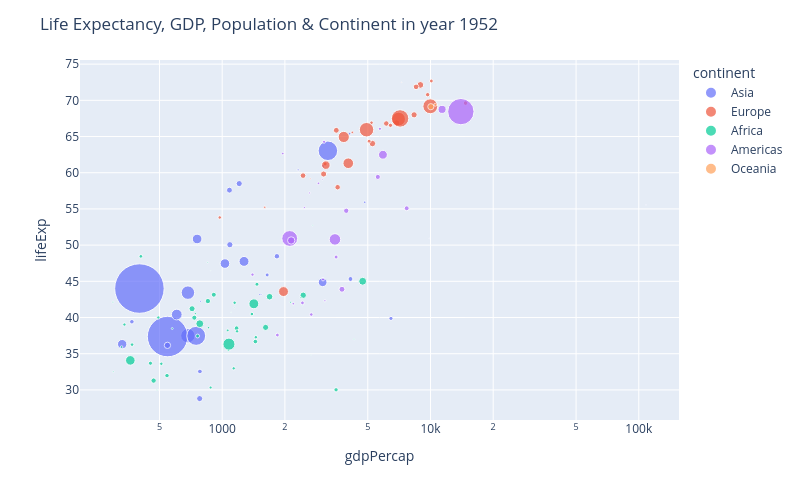

Notebook code cell kept with this figure:
### Markdown cell above
- Are these results reliable? Why?

> Your response:

- Propose ideas that might solve this problem or an alternative method.

> Your response:

### Code cell
import plotly.express as px

fig = px.scatter(year1952, x="gdpPercap", y="lifeExp", color="continent", hover_name="country", size="pop", size_max=35)
fig.update_layout(width=800, height=500, title='Life Expectancy, GDP, Population & Continent in year 1952')
fig.update_xaxes(type="log")
fig.show()

### Figure 1 — Plotly figure (JSON) as saved in the notebook; plotly's stock layout.template omitted (floating-point values rounded to 4 significant figures)
{"data": [{"hovertemplate": "<b>%{hovertext}</b><br><br>continent=Asia<br>gdpPercap=%{x}<br>lifeExp=%{y}<br>pop=%{marker.size}<extra></extra>", "hovertext": ["Afghanistan", "Bahrain", "Bangladesh", "Cambodia", "China", "Hong Kong, China", "India", "Indonesia", "Iran", "Iraq", "Israel", "Japan", "Jordan", "Korea, Dem. Rep.", "Korea, Rep.", "Kuwait", "Lebanon", "Malaysia", "Mongolia", "Myanmar", "Nepal", "Oman", "Pakistan", "Philippines", "Saudi Arabia", "Singapore", "Sri Lanka", "Syria", "Taiwan", "Thailand", "Vietnam", "West Bank and Gaza", "Yemen, Rep."], "legendgroup": "Asia", "marker": {"color": "#636efa", "size": [8425333, 120447, 46886859, 4693836, 556263527, 2125900, 372000000, 82052000, 17272000, 5441766, 1620914, 86459025, 607914, 8865488, 20947571, 160000, 1439529, 6748378, 800663, 20092996, 9182536, 507833, 41346560, 22438691, 4005677, 1127000, 7982342, 3661549, 8550362, 21289402, 26246839, 1030585, 4963829], "sizemode": "area", "sizeref": 454100.0, "symbol": "circle"}, "mode": "markers", "name": "Asia", "orientation": "v", "showlegend": true, "type": "scatter", "x": [779.4, 9867.0, 684.2, 368.5, 400.4, 3054.0, 546.6, 749.7, 3035.0, 4130.0, 4087.0, 3217.0, 1547.0, 1088.0, 1031.0, 108400.0, 4835.0, 1831.0, 786.6, 331.0, 545.9, 1828.0, 684.6, 1273.0, 6460.0, 2315.0, 1084.0, 1643.0, 1207.0, 757.8, 605.1, 1516.0, 781.7], "xaxis": "x", "y": [28.8, 50.94, 37.48, 39.42, 44.0, 60.96, 37.37, 37.47, 44.87, 45.32, 65.39, 63.03, 43.16, 50.06, 47.45, 55.56, 55.93, 48.46, 42.24, 36.32, 36.16, 37.58, 43.44, 47.75, 39.88, 60.4, 57.59, 45.88, 58.5, 50.85, 40.41, 43.16, 32.55], "yaxis": "y"}, {"hovertemplate": "<b>%{hovertext}</b><br><br>continent=Europe<br>gdpPercap=%{x}<br>lifeExp=%{y}<br>pop=%{marker.size}<extra></extra>", "hovertext": ["Albania", "Austria", "Belgium", "Bosnia and Herzegovina", "Bulgaria", "Croatia", "Czech Republic", "Denmark", "Finland", "France", "Germany", "Greece", "Hungary", "Iceland", "Ireland", "Italy", "Montenegro", "Netherlands", "Norway", "Poland", "Portugal", "Romania", "Serbia", "Slovak Republic", "Slovenia", "Spain", "Sweden", "Switzerland", "Turkey", "United Kingdom"], "legendgroup": "Europe", "marker": {"color": "#EF553B", "size": [1282697, 6927772, 8730405, 2791000, 7274900, 3882229, 9125183, 4334000, 4090500, 42459667, 69145952, 7733250, 9504000, 147962, 2952156, 47666000, 413834, 10381988, 3327728, 25730551, 8526050, 16630000, 6860147, 3558137, 1489518, 28549870, 7124673, 4815000, 22235677, 50430000], "sizemode": "area", "sizeref": 454100.0, "symbol": "circle"}, "mode": "markers", "name": "Europe", "orientation": "v", "showlegend": true, "type": "scatter", "x": [1601.0, 6137.0, 8343.0, 973.5, 2444.0, 3119.0, 6876.0, 9692.0, 6425.0, 7030.0, 7144.0, 3531.0, 5264.0, 7268.0, 5210.0, 4931.0, 2648.0, 8942.0, 10100.0, 4029.0, 3068.0, 3145.0, 3581.0, 5075.0, 4215.0, 3834.0, 8528.0, 14730.0, 1969.0, 9980.0], "xaxis": "x", "y": [55.23, 66.8, 68.0, 53.82, 59.6, 61.21, 66.87, 70.78, 66.55, 67.41, 67.5, 65.86, 64.03, 72.49, 66.91, 65.94, 59.16, 72.13, 72.67, 61.31, 59.82, 61.05, 58.0, 64.36, 65.57, 64.94, 71.86, 69.62, 43.59, 69.18], "yaxis": "y"}, {"hovertemplate": "<b>%{hovertext}</b><br><br>continent=Africa<br>gdpPercap=%{x}<br>lifeExp=%{y}<br>pop=%{marker.size}<extra></extra>", "hovertext": ["Algeria", "Angola", "Benin", "Botswana", "Burkina Faso", "Burundi", "Cameroon", "Central African Republic", "Chad", "Comoros", "Congo, Dem. Rep.", "Congo, Rep.", "Cote d'Ivoire", "Djibouti", "Egypt", "Equatorial Guinea", "Eritrea", "Ethiopia", "Gabon", "Gambia", "Ghana", "Guinea", "Guinea-Bissau", "Kenya", "Lesotho", "Liberia", "Libya", "Madagascar", "Malawi", "Mali", "Mauritania", "Mauritius", "Morocco", "Mozambique", "Namibia", "Niger", "Nigeria", "Reunion", "Rwanda", "Sao Tome and Principe", "Senegal", "Sierra Leone", "Somalia", "South Africa", "Sudan", "Swaziland", "Tanzania", "Togo", "Tunisia", "Uganda", "Zambia", "Zimbabwe"], "legendgroup": "Africa", "marker": {"color": "#00cc96", "size": [9279525, 4232095, 1738315, 442308, 4469979, 2445618, 5009067, 1291695, 2682462, 153936, 14100005, 854885, 2977019, 63149, 22223309, 216964, 1438760, 20860941, 420702, 284320, 5581001, 2664249, 580653, 6464046, 748747, 863308, 1019729, 4762912, 2917802, 3838168, 1022556, 516556, 9939217, 6446316, 485831, 3379468, 33119096, 257700, 2534927, 60011, 2755589, 2143249, 2526994, 14264935, 8504667, 290243, 8322925, 1219113, 3647735, 5824797, 2672000, 3080907], "sizemode": "area", "sizeref": 454100.0, "symbol": "circle"}, "mode": "markers", "name": "Africa", "orientation": "v", "showlegend": true, "type": "scatter", "x": [2449.0, 3521.0, 1063.0, 851.2, 543.3, 339.3, 1173.0, 1071.0, 1179.0, 1103.0, 780.5, 2126.0, 1389.0, 2670.0, 1419.0, 375.6, 328.9, 362.1, 4293.0, 485.2, 911.3, 510.2, 299.9, 853.5, 298.8, 575.6, 2388.0, 1443.0, 369.2, 452.3, 743.1, 1968.0, 1688.0, 468.5, 2424.0, 761.9, 1077.0, 2719.0, 493.3, 879.6, 1450.0, 879.8, 1136.0, 4725.0, 1616.0, 1148.0, 716.7, 859.8, 1468.0, 734.8, 1147.0, 406.9], "xaxis": "x", "y": [43.08, 30.02, 38.22, 47.62, 31.98, 39.03, 38.52, 35.46, 38.09, 40.72, 39.14, 42.11, 40.48, 34.81, 41.89, 34.48, 35.93, 34.08, 37.0, 30.0, 43.15, 33.61, 32.5, 42.27, 42.14, 38.48, 42.72, 36.68, 36.26, 33.69, 40.54, 50.99, 42.87, 31.29, 41.73, 37.44, 36.32, 52.72, 40.0, 46.47, 37.28, 30.33, 32.98, 45.01, 38.63, 41.41, 41.22, 38.6, 44.6, 39.98, 42.04, 48.45], "yaxis": "y"}, {"hovertemplate": "<b>%{hovertext}</b><br><br>continent=Americas<br>gdpPercap=%{x}<br>lifeExp=%{y}<br>pop=%{marker.size}<extra></extra>", "hovertext": ["Argentina", "Bolivia", "Brazil", "Canada", "Chile", "Colombia", "Costa Rica", "Cuba", "Dominican Republic", "Ecuador", "El Salvador", "Guatemala", "Haiti", "Honduras", "Jamaica", "Mexico", "Nicaragua", "Panama", "Paraguay", "Peru", "Puerto Rico", "Trinidad and Tobago", "United States", "Uruguay", "Venezuela"], "legendgroup": "Americas", "marker": {"color": "#ab63fa", "size": [17876956, 2883315, 56602560, 14785584, 6377619, 12350771, 926317, 6007797, 2491346, 3548753, 2042865, 3146381, 3201488, 1517453, 1426095, 30144317, 1165790, 940080, 1555876, 8025700, 2227000, 662850, 157553000, 2252965, 5439568], "sizemode": "area", "sizeref": 454100.0, "symbol": "circle"}, "mode": "markers", "name": "Americas", "orientation": "v", "showlegend": true, "type": "scatter", "x": [5911.0, 2677.0, 2109.0, 11370.0, 3940.0, 2144.0, 2627.0, 5587.0, 1398.0, 3522.0, 3048.0, 2428.0, 1840.0, 2195.0, 2899.0, 3478.0, 3112.0, 2480.0, 1952.0, 3759.0, 3082.0, 3023.0, 13990.0, 5717.0, 7690.0], "xaxis": "x", "y": [62.48, 40.41, 50.92, 68.75, 54.74, 50.64, 57.21, 59.42, 45.93, 48.36, 45.26, 42.02, 37.58, 41.91, 58.53, 50.79, 42.31, 55.19, 62.65, 43.9, 64.28, 59.1, 68.44, 66.07, 55.09], "yaxis": "y"}, {"hovertemplate": "<b>%{hovertext}</b><br><br>continent=Oceania<br>gdpPercap=%{x}<br>lifeExp=%{y}<br>pop=%{marker.size}<extra></extra>", "hovertext": ["Australia", "New Zealand"], "legendgroup": "Oceania", "marker": {"color": "#FFA15A", "size": [8691212, 1994794], "sizemode": "area", "sizeref": 454100.0, "symbol": "circle"}, "mode": "markers", "name": "Oceania", "orientation": "v", "showlegend": true, "type": "scatter", "x": [10040.0, 10560.0], "xaxis": "x", "y": [69.12, 69.39], "yaxis": "y"}], "layout": {"height": 500, "legend": {"itemsizing": "constant", "title": {"text": "continent"}, "tracegroupgap": 0}, "margin": {"t": 60}, "title": {"text": "Life Expectancy, GDP, Population & Continent in year 1952"}, "width": 800, "xaxis": {"anchor": "y", "domain": [0, 1], "title": {"text": "gdpPercap"}, "type": "log"}, "yaxis": {"anchor": "x", "domain": [0, 1], "title": {"text": "lifeExp"}}}}
